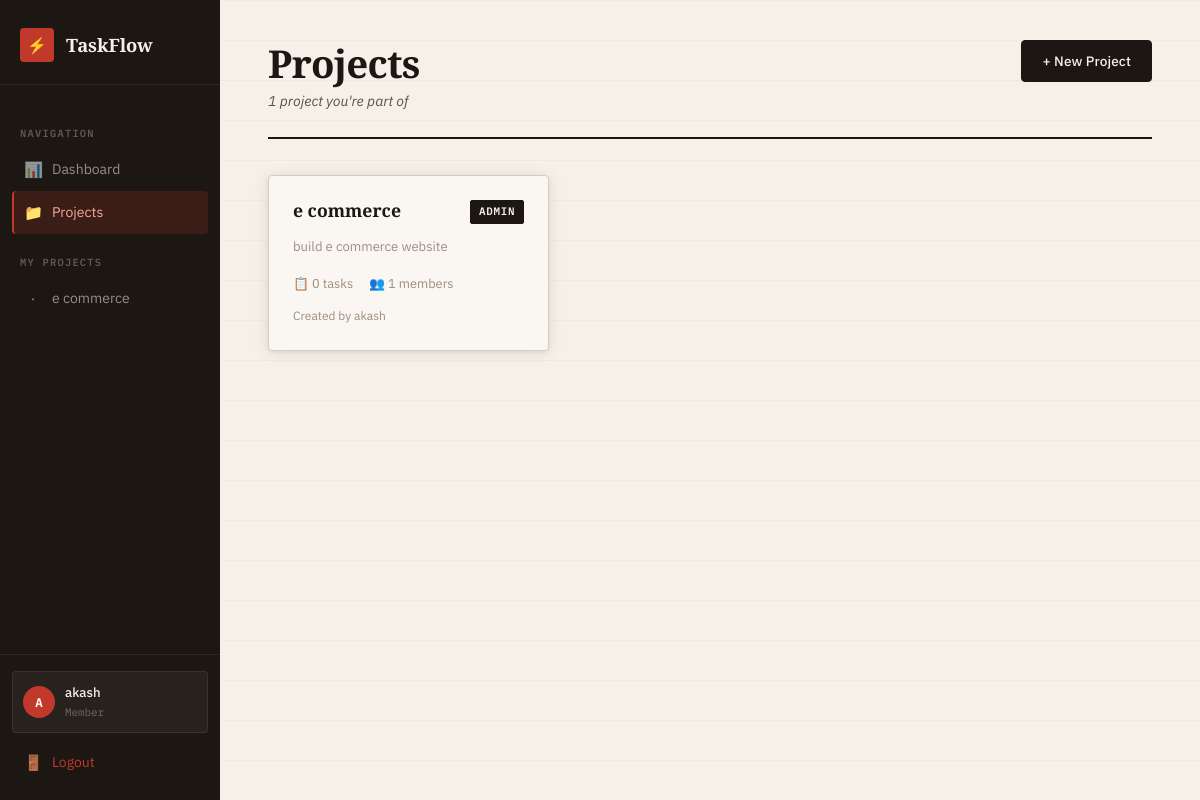
Page /projects/ (signed in) on the committed database.
### core/models.py (models this page shows, shortened)
class Project(models.Model):
    name = models.CharField(max_length=200)
    description = models.TextField(blank=True)
    creator = models.ForeignKey(User, on_delete=models.CASCADE, related_name='created_projects')
    members = models.ManyToManyField(User, through='ProjectMember', related_name='projects')
    created_at = models.DateTimeField(auto_now_add=True)

### core/views.py (the view)
# urls.py: path('projects/', views.project_list_view, name='project_list'),
@login_required
def project_list_view(request):
    user = request.user
    projects = Project.objects.filter(
        Q(creator=user) | Q(members=user)
    ).distinct().order_by('-created_at')
    return render(request, 'projects/list.html', {'projects': projects})

### core/context_processors.py (called while the page is built)
def user_projects(request):
    if request.user.is_authenticated:
        projects = Project.objects.filter(
            Q(creator=request.user) | Q(members=request.user)
        ).distinct().order_by('name')[:8]
        return {'user_projects': projects}
    return {'user_projects': []}

### templates/projects/list.html (shortened to what this page needs)
{% extends 'base.html' %}
{% block content %}
{% with user_projects=projects %}
<div class="page-header">
  <div>
    <h1 class="page-title">Projects</h1>
    <p class="page-subtitle">{{ projects.count }} project{{ projects.count|pluralize }} you're part of</p>
  </div>
  <a href="{% url 'project_create' %}" class="btn btn-primary">+ New Project</a>
</div>
{% if projects %}
<div class="card-grid">
  {% for project in projects %}
  <a href="{% url 'project_detail' project.pk %}" style="text-decoration:none;">
    <div class="card">
      <div style="display:flex;align-items:flex-start;justify-content:space-between;margin-bottom:12px;">
        <h3 style="color:var(--text);">{{ project.name }}</h3>
        <span class="badge badge-{% if project.creator == user %}admin{% else %}member{% endif %}">
          {% if project.creator == user %}Admin{% else %}Member{% endif %}
        </span>
      </div>
      {% if project.description %}
      <p class="text-sm text-muted" style="margin-bottom:16px;line-height:1.6;">{{ project.description|truncatechars:80 }}</p>
      {% endif %}
      <div style="display:flex;gap:16px;font-size:0.8rem;color:var(--text-3);">
        <span>📋 {{ project.tasks.count }} tasks</span>
        <span>👥 {{ project.projectmember_set.count }} members</span>
      </div>
      <div style="margin-top:12px;font-size:0.75rem;color:var(--text-3);">
        Created by {{ project.creator.username }}
      </div>
    </div>
  </a>
  {% endfor %}
</div>
{% endif %}
{% endwith %}
{% endblock %}

### templates/base.html (shortened to what this page needs)
<!DOCTYPE html>
<html lang="en">
<head>
  {% load static %}
  <link rel="stylesheet" href="{% static 'css/main.css' %}">
</head>
<body>
<div class="app-wrapper">
  <aside class="sidebar">
    <div class="sidebar-logo">
      <div class="logo-icon">⚡</div>
      <span class="logo-text">TaskFlow</span>
    </div>
    <nav class="sidebar-nav">
      <div class="nav-label">Navigation</div>
      <a href="{% url 'dashboard' %}" class="nav-item {% if request.resolver_match.url_name == 'dashboard' %}active{% endif %}">
        <span class="icon">📊</span> Dashboard
      </a>
      <a href="{% url 'project_list' %}" class="nav-item {% if 'project' in request.resolver_match.url_name %}active{% endif %}">
        <span class="icon">📁</span> Projects
      </a>
      {% if user_projects %}
      <div class="nav-label">My Projects</div>
      {% for p in user_projects %}
      <a href="{% url 'project_detail' p.pk %}" class="nav-item">
        <span class="icon">·</span> {{ p.name|truncatechars:20 }}
      </a>
      {% endfor %}
      {% endif %}
    </nav>
    <div class="sidebar-footer">
      <div class="user-card">
        <div class="avatar">{{ user.username|first|upper }}</div>
        <div class="user-info">
          <div class="user-name">{{ user.username }}</div>
          <div class="user-role">Member</div>
        </div>
      </div>
      <a href="{% url 'logout' %}" class="nav-item mt-2" style="color: var(--red);">
        <span class="icon">🚪</span> Logout
      </a>
    </div>
  </aside>
  <main class="main-content">
    {% block content %}{% endblock %}
  </main>
</div>
</body>
</html>

### rows in the picture
Project: name "e commerce", shows "ADMIN", description "build e commerce website", tasks.count "0", projectmember_set.count "1", creator.username "akash"

### other values in the picture
{{ user.username|first|upper }} "A"
{{ user.username }} "akash"
{{ projects.count }} "1"
